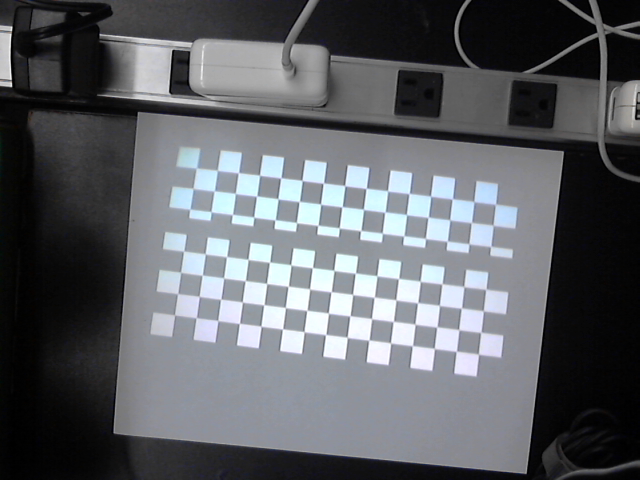
#> input picture projectorCameraCalibration/checkerboardPattern_old.png, 640 x 480 px, given in place of the camera
$ python getPoints.py
#> lines starting #> are read from the running program, lines starting #| are printed output that depends on the picture; after the words box and inside, x2 and y2 are one past the last pixel; in counts of white or black regions, pixels touching at a corner belong together
#> further down, frame is the input picture: shape (480, 640, 3); mean B, G, R 100.2, 95.9, 93.2
import cv2
import numpy as np
import collections
import getLines

cap = cv2.VideoCapture(0)
if not cap.isOpened():
    print("Can not open camera")
    exit()

Brightness = cap.get(cv2.CAP_PROP_BRIGHTNESS)
Contrast = cap.get(cv2.CAP_PROP_CONTRAST)
Saturation = cap.get(cv2.CAP_PROP_SATURATION)
Gain = cap.get(cv2.CAP_PROP_GAIN)
Hue = cap.get(cv2.CAP_PROP_HUE)
Exposure = cap.get(cv2.CAP_PROP_EXPOSURE)
print('[Brightness, Contrast, Saturation, Gain, Hue] =\
      [{}, {}, {}, {}, {}, {}]'.format(
            Brightness, Contrast, Saturation, Gain, Hue, Exposure))

def ProcessImage(image):
    """
    Processes image
    (so I don't have to keep doing it for every corner detection algorithm)
    """
    gray = cv2.cvtColor(image, cv2.COLOR_BGR2GRAY)
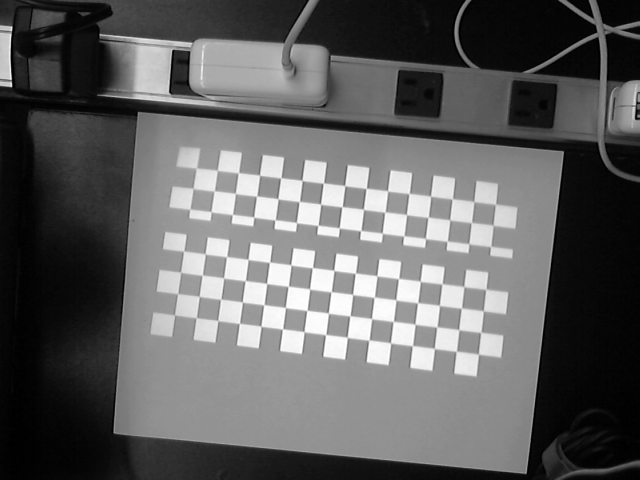
#> gray: shape (480, 640); min 0, max 255, mean 95.5
    equalized = cv2.equalizeHist(gray)
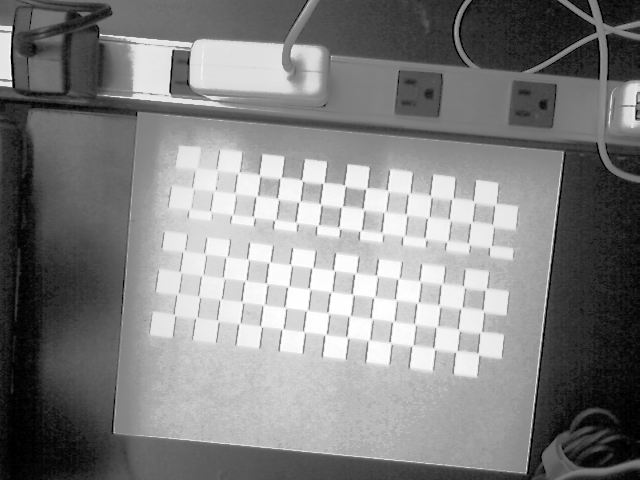
#> equalized: shape (480, 640); min 0, max 255, mean 128.9
    thresh = cv2.threshold(gray,70,255,cv2.THRESH_BINARY)[1]
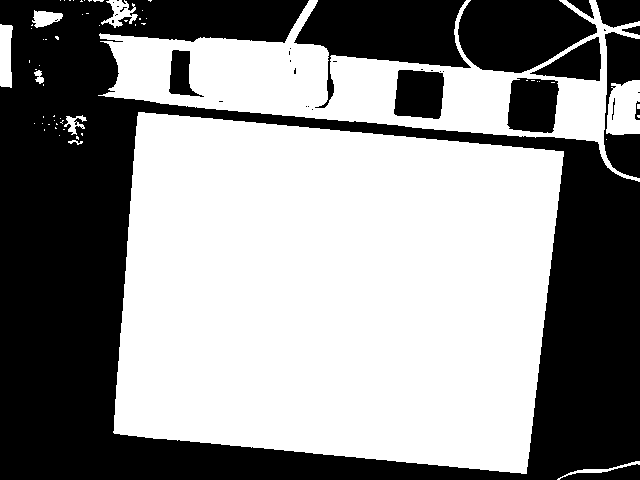
#> thresh: shape (480, 640); 55.3% white; 37 black regions (23 under 20 px), largest, box (x1, y1, x2, y2) and area: (0, 0, 640, 480) 108412, (294, 0, 471, 108) 9191, (458, 0, 597, 73) 7545

    kernel = np.ones((15,1), np.uint8)
    morph = cv2.morphologyEx(thresh, cv2.MORPH_OPEN, kernel)
#> morph: shape (480, 640); 53.6% white; 3 black regions (2 under 20 px), largest, box (x1, y1, x2, y2) and area: (0, 0, 640, 480) 142428
    kernel = np.ones((17,3), np.uint8)
    morph = cv2.morphologyEx(morph, cv2.MORPH_CLOSE, kernel)
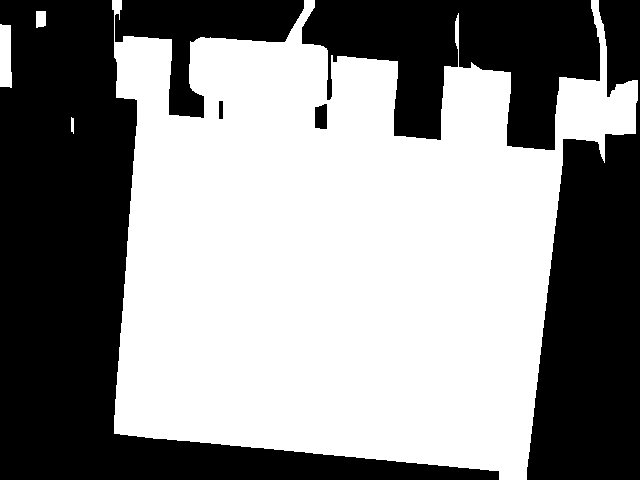
#> morph: shape (480, 640); 54.8% white; 6 black regions, box (x1, y1, x2, y2) and area: (0, 0, 499, 480) 68265, (527, 0, 640, 480) 35332, (302, 0, 600, 150) 26141, (115, 0, 304, 118) 8850, (315, 104, 327, 129) 275, (219, 101, 223, 119) 72
    return morph

def HarrisCorners(image):
    """
    Finds corner pixels using Harris corner detection
    """
    img = ProcessImage(image)

    corners = cv2.cornerHarris(img, 2, 5, 0.04)
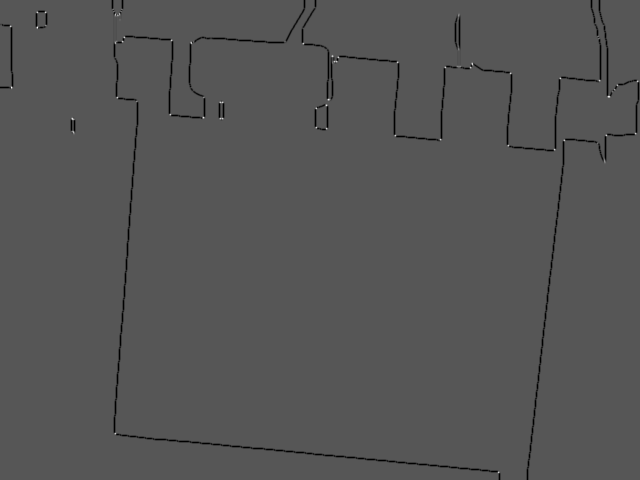
#> corners: shape (480, 640) float32; min -3.24, max 6.31, mean -0.0431; drawn with min black and max white
    corners = cv2.dilate(corners, None)
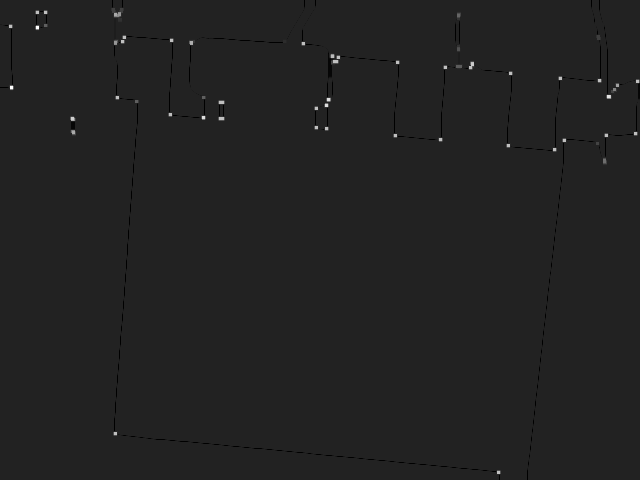
#> corners: shape (480, 640) float32; min -1, max 6.31, mean 0.0033; drawn with min black and max white

    points = [ corners > 0.01 * corners.max() ]
    rows, cols = np.where(points[ points == True ])
#> rows = 1444 values from 8 to 474; cols = 1444 values, max 639 at index 728, min 8 at index 188, mean 322.2
    return rows, cols

# [63 lines left out: functions SIFTfeatures, ShiTomasiCorners, ClusterPointsByKmeans, GetFourCornerPoints, not called in this run]


if __name__ == '__main__':
    while True:
        # Check if settings have changed
        if( cap.get(cv2.CAP_PROP_BRIGHTNESS) != Brightness or
            cap.get(cv2.CAP_PROP_CONTRAST) != Contrast or
            cap.get(cv2.CAP_PROP_SATURATION) != Saturation or
            cap.get(cv2.CAP_PROP_GAIN) != Gain or
            cap.get(cv2.CAP_PROP_HUE) != Hue or
            cap.get(cv2.CAP_PROP_EXPOSURE) != Exposure):

            Brightness = cap.get(cv2.CAP_PROP_BRIGHTNESS)
            Contrast = cap.get(cv2.CAP_PROP_CONTRAST)
            Saturation = cap.get(cv2.CAP_PROP_SATURATION)
            Gain = cap.get(cv2.CAP_PROP_GAIN)
            Hue = cap.get(cv2.CAP_PROP_HUE)
            Exposure = cap.get(cv2.CAP_PROP_EXPOSURE)
            print('[Brightness, Contrast, Saturation, Gain, Hue, Exposure] = \
                  [{}, {}, {}, {}, {}]'.format(Brightness, Contrast, \
                    Saturation, Gain, Hue, Exposure))

        ret, frame = cap.read()

        rows, cols = HarrisCorners(frame)
#> rows = 1444 values from 8 to 474
        frame[rows, cols] = [255, 255, 0]
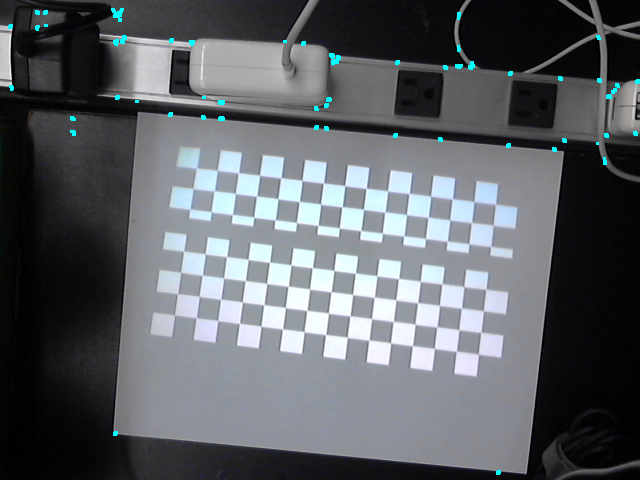
#> frame: shape (480, 640, 3); 0.47% of pixels changed, all inside (x1, y1, x2, y2) = (8, 8, 640, 475)
        p = np.array( list(zip(rows, cols)) )
#> p = 1444 pairs, first value 8 to 474, second value 8 to 639


        if not ret:
            print("Can not receive frame (frame end?). Exiting...")
            break

        cv2.imshow('Frame', frame)
        key = cv2.waitKey(1)
#> (key q is pressed here)
        if key == ord('q'):
            break
        elif key == ord('t'):
            filename = 'checkerboardPattern.png'
            cv2.imwrite(filename, frame)
            print("Image saved to: {}".format(filename))
        elif key == ord('b'):
            if(Brightness >= 255):
                b = 0
            else:
                b = Brightness + 1
            cap.set(cv2.CAP_PROP_BRIGHTNESS, b)
        elif key == ord('c'):
            if(Contrast >= 255):
               c = 10
            else:
                c = Contrast + 1
            cap.set(cv2.CAP_PROP_CONTRAST, c)
        elif key == ord('s'):
            if(Saturation >= 255):
               s = 0
            else:
                s = Saturation + 1
            cap.set(cv2.CAP_PROP_SATURATION, s)
        elif key == ord('g'):
            if(Gain >= 255):
               g = 0
            else:
                g = Saturation + 1
            cap.set(cv2.CAP_PROP_GAIN, g)
        elif key == ord('h'):
            if(Hue >= 255):
               h = 0
            else:
                h = Hue + 1
            cap.set(cv2.CAP_PROP_HUE, h)
        elif key == ord('e'):
            if(Exposure >= 255):
               e = 0
            else:
                e = Exposure + 1
            cap.set(cv2.CAP_PROP_EXPOSURE, e)

    cap.release()
    cv2.destroyAllWindows()


    """
    img = cv2.imread('C:\\Users\\fcend\\git\\bbb\\projectorCameraCalibration\\checkerboardPattern.png')

    rows, cols = HarrisCorners(img)
    img[rows, cols] = [255, 255, 0]
    #p = np.array([ [cols[i], rows[i]] for i in range(len(rows)) ])
    p = np.array( list(zip(rows, cols)) )
    pointCorners1 = GetFourCornerPoints(p)
    #for corner in pointCorners1:
    #    y, x = corner
    #    cv2.circle(img, (x, y), radius=1, color=(0,0,255), thickness=-1)

    pointCorners2 = ShiTomasiCorners(img)
    # [5 lines of commented-out code are left out]


    z = np.array([[rows[i], cols[i]] for i in range(len(rows)) ])
    z = np.float32(z)
    clusters = ClusterPointsByKmeans(z)
    #for cluster in clusters:
    #    y, x = cluster
    #    cv2.circle(img, (x, y), radius=1, color=(255,0,0), thickness=-1)

    clusterCorners = GetFourCornerPoints(clusters)
    #for corner in clusterCorners:
    #    cv2.circle(img, corner, radius=2, color=(0,255,0), thickness=-1)

    cv2.imshow('Frame', img)
    """
